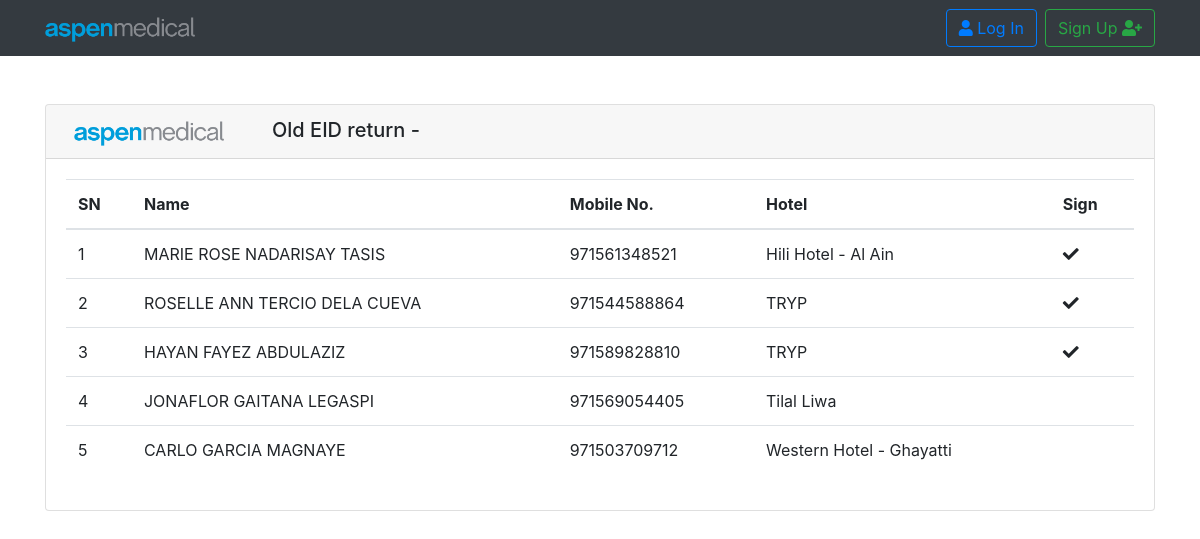
The page /payroll/eid_collect_print on the database its author committed.
### payroll/models.py (models this page shows, shortened)
class EidCollect(models.Model):
    employee               = models.ForeignKey(Employee, related_name='employee_eidcollect', on_delete=models.CASCADE, blank=True,null=True)
    eid_requested_date     = models.DateField(null=True, blank=True)
    collected              = models.BooleanField(default=False)
    eid_collected_date     = models.DateField(null=True, blank=True)
    returned               = models.BooleanField(default=False)
    eid_returned_date      = models.DateField(null=True, blank=True)
    note                   = models.CharField(null=True, blank=True, max_length=300)

class Employee(models.Model):
    employee_id         = models.CharField(primary_key=True, max_length=60, unique=True)
    first_name          = models.CharField(max_length=60, blank=True,null=True)
    middle_name         = models.CharField(max_length=60, blank=True,null=True)
    last_name           = models.CharField(max_length=60, blank=True,null=True)
    GENDER_CHOICES      = (('Male', 'Male'),('Female', 'Female'),('Other', 'Other'),)
    gender              = models.CharField(max_length=10, choices=GENDER_CHOICES)
    hotel               = models.ForeignKey(Hotel, related_name='hotel_name', on_delete=models.CASCADE,null=True,blank=True)
    DOB                 = models.DateField(null=True, blank=True)
    religion            = models.CharField(max_length=20, null=True, blank=True)
    citizenship         = models.CharField(max_length=20, null=True, blank=True)
    country_birth       = models.CharField(max_length=20, null=True, blank=True)
    email               = models.EmailField(max_length=70, blank=True,null=True)
    phone               = models.IntegerField(null=True, blank=True,default=0)
    uae_address         = models.CharField(max_length=90, null=True, blank=True)
    home_country_phone  = models.CharField(max_length=90, null=True, blank=True)
    home_country_address= models.CharField(max_length=90, null=True, blank=True)
    department          = models.ForeignKey(Department, related_name='dept_name', on_delete=models.CASCADE,null=True,blank=True)
    designation         = models.CharField(max_length=40, null=True, blank=True)
    department_head     = models.BooleanField(default=False)
    joining_date        = models.DateField(null=True, blank=True)
    img                 = models.ImageField(upload_to='pics',null=True,blank=True, default='/static/images/default-user.jpg')
    employee_status_choice     = (('Deployed', 'Deployed'),('Exiting', 'Exiting'),('Resigning', 'Resigning'))
    employee_status            = models.CharField(max_length=10, default=['Active'], choices=employee_status_choice)

class Hotel(models.Model):
    hotel = models.CharField(unique=True, max_length=40)
    def __str__(self):
        return self.hotel

### payroll/views.py (the view)
# urls.py: path('eid_collect_print',views.EidCollectPrint, name='eid_collect_print'),
def EidCollectPrint(request):
    printlist = models.EidCollect.objects.order_by('employee__hotel__hotel')
    c_date=""
    if "date" in request.GET:
        if request.GET["date"] !="":
            printlist = printlist.filter(eid_collected_date=request.GET["date"])
            c_date = request.GET["date"]
    if "hotel" in request.GET:
            if request.GET["hotel"] !="":
                printlist= printlist.filter(employee__hotel=request.GET["hotel"])
    return render(request, 'payroll/eid_collect_print.html', {'print_list':printlist, 'c_date':c_date})

### payroll/templates/payroll/eid_collect_print.html (shortened to what this page needs)
{% extends "base.html" %}
{% block content %}
{% load humanize %}{% load static %}
<div class="card mt-5">
  <h5 class="card-header"> <img src="{% static 'images/AM_Logo_RGB_HR.png' %}" class=" ml-2 mt-1 mr-5" alt="Uniteam-logo" width='150px'>Old EID return - {{ c_date  }}</h5>
    <div class="card-body">
      <table class="table table-hover h-100 p-3" id="new_table" class="dispaly">
        <thead>
          <tr>
              <th scope="col">SN</th>
              <th scope="col">Name</th>
              <th scope="col">Mobile No.</th>
              <th scope="col">Hotel </th>
              <th scope="col">Sign</th>
          </tr>
        </thead>
        <tbody>
          {% for eid in print_list %}
          <tr>
              <td scope="row">{{ forloop.counter }}</td>
              <td> {{eid.employee.first_name }}</td>
              <td> {{eid.employee.phone }}</td>
              <td> {{eid.employee.hotel }}</td>
              <td>
                  {% if eid.returned %} <i class="fa fa-check"> </i>
                  {% endif %}
              </td>
          </tr>
          {% endfor %}
        </tbody>
      </table>
    </div>
</div>
{% endblock %}

### static/css/fa.css (style rules this page uses)
.fa,.fab,.fad,.fal,.far,.fas { -moz-osx-font-smoothing:grayscale;-webkit-font-smoothing:antialiased;display:inline-block;font-style:normal;font-variant:normal;text-rendering:auto;line-height:1 }
.fa-check:before { content:"\f00c" }
.fa,.far,.fas { font-family:"Font Awesome 5 Free" }
.fa,.fas { font-weight:900 }

### rows shown on the page
EidCollect: employee.first_name "MARIE ROSE NADARISAY TASIS", employee.phone "971561348521", employee.hotel "Hili Hotel - Al Ain", returned True (drawn)
EidCollect: employee.first_name "ROSELLE ANN TERCIO DELA CUEVA", employee.phone "971544588864", employee.hotel "TRYP", returned True (drawn)
EidCollect: employee.first_name "HAYAN FAYEZ ABDULAZIZ", employee.phone "971589828810", employee.hotel "TRYP", returned True (drawn)
EidCollect: employee.first_name "JONAFLOR GAITANA LEGASPI", employee.phone "971569054405", employee.hotel "Tilal Liwa"
EidCollect: employee.first_name "CARLO GARCIA MAGNAYE", employee.phone "971503709712", employee.hotel "Western Hotel - Ghayatti"
